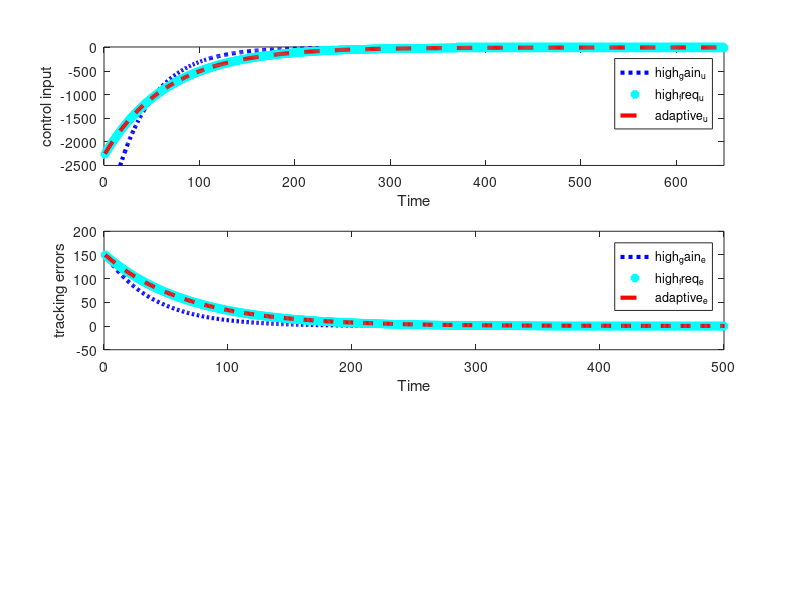
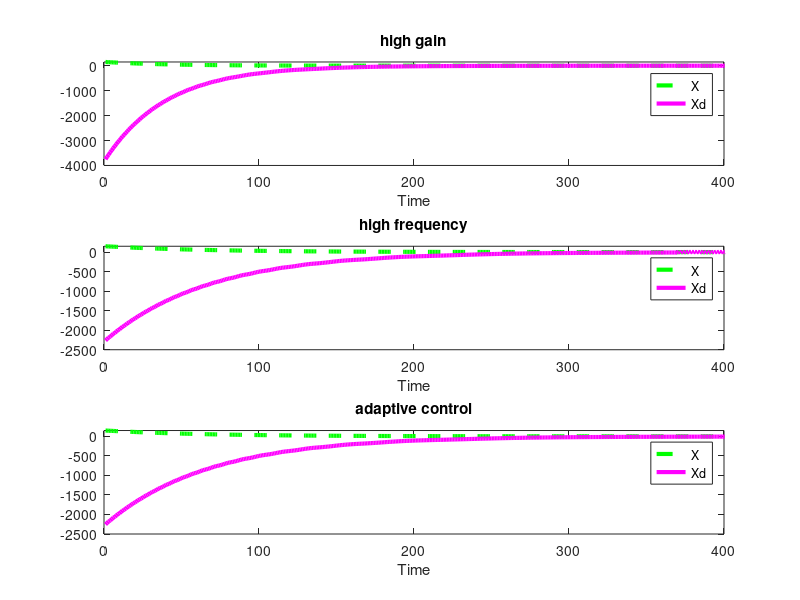

MATLAB code to generate these figures, in order:
%dynamic is xdot =a^2*sin(x)+u here a is unknow(ground truth a =2)
%desing control input as u = -k1x-k2x

%the simulate time is 
t = [1:1:10000];
dt = 0.001;
% control gain k1,k2
k1=15;
k2=10;
%ground truth a
a=2;

%initial condiction x(0);
x=150;
%vector that using plot
record_xdot=zeros(length(t),1);
record_u=zeros(length(t),1);
%record_e=zeros(length(t),1);
record_x=zeros(length(t),1);
%the update term
state_before=0;
state_update=0;


%High gain control

for i =1:length(t)
    u=-k1*x-k2*x;
    xdot=(a^2)*sin(x)+u;
    record_xdot(i)=xdot;
    record_u(i)=u;
    record_x(i)=x;
    state_before=x;
    state_update=state_before+xdot*dt;
    x=state_update;    
end
%plot 1
figure;
subplot(3,1,1);
plot(t,record_u,':b','LineWidth',3);
xlabel('Time');
ylabel('control input');
%xlim([0 100]);
%ylim([-500 150]);
hold on;
subplot(3,1,2);
plot(t,record_x,':b','LineWidth',3);
xlabel('Time');
ylabel('tracking errors');
%xlim([0 100]);
%ylim([-500 150]);
hold on;
%plot 2
figure;
subplot(3,1,1);
plot(t,record_x,'--g','LineWidth',3);
hold on;
plot(t,record_xdot,'-m','LineWidth',3);
title("high gain");
xlabel('Time');
xlim([0 400]);
ylim([-4000 150]);
legend('X',"Xd");
hold off;

%High frequency control
x = 150;
record_xdot=zeros(size(record_xdot));
record_u=zeros(size(record_u));
record_x=zeros(size(record_x));
state_before = 0;
state_update = 0;
for i =1:length(t)
    u=-k1*x-k2*sign(x);
    xdot=(a^2)*sin(x)+u;
    record_xdot(i)=xdot;
    record_u(i)=u;
    record_x(i)=x;
    state_before=x;
    state_update=state_before+xdot*dt;
    x=state_update;    
end
%plot 1
figure(1);
subplot(3,1,1);
plot(t,record_u,'*c','LineWidth',3);
xlabel('Time');
ylabel('control input');
%xlim([0 100]);
%ylim([-500 150]);
hold on;
subplot(3,1,2);
plot(t,record_x,'*c','LineWidth',3);
xlabel('Time');
ylabel('tracking errors');
%xlim([0 100]);
%ylim([-500 150]);
hold on;

%plot 2
figure(2);
subplot(3,1,2);
plot(t,record_x,'--g','LineWidth',3);
hold on;
plot(t,record_xdot,'-m','LineWidth',3);
title("high frequency");
xlabel('Time');
xlim([0 400]);
ylim([-2500 150]);
legend('X',"Xd");
hold off;

%Adaptive control
x = 150;
record_xdot=zeros(size(record_xdot));
record_u=zeros(size(record_u));
record_x=zeros(size(record_x));
state_before=0;
state_update=0;
theta_before=0;
theta_update=0;
%defing theta_estimate assume the initial_condiction of theta_hat is 0;
theta_hat = 0;
% let a^2 =theta
theta = a^2;
%design theta_hat_dot as x*sin(x)
for i =1:length(t)
    u=-theta_hat*sin(x)-k1*x;
    xdot=(theta)*sin(x)+u;
    record_xdot(i)=xdot;
    record_u(i)=u;
    record_x(i)=x;
    %renew x
    state_before=x;
    state_update=state_before+xdot*dt;
    x=state_update;
    
    % renew theta_hat
    theta_before = theta_hat;
    theta_update = theta_before + x*sin(x)*dt;
    theta_hat = theta_update;
    
end
%plot 1
figure(1);
subplot(3,1,1);
plot(t,record_u,'--r','LineWidth',3);
xlabel('Time');
ylabel('control input');
legend("high_gain_u","high_freq_u","adaptive_u");
xlim([0 650]);
ylim([-2500 10]);
hold off;
subplot(3,1,2);
plot(t,record_x,'--r','LineWidth',3);
xlabel('Time');
ylabel('tracking errors');
xlim([0 500]);
ylim([-50 200]);
legend("high_gain_e","high_freq_e","adaptive_e");
hold off;

%plot 2
figure(2);
subplot(3,1,3);
plot(t,record_x,'--g','LineWidth',3);
hold on;
plot(t,record_xdot,'-m','LineWidth',3);
title("adaptive control");
xlabel('Time');
xlim([0 400]);
ylim([-2500 150]);
legend('X',"Xd");
hold off;



